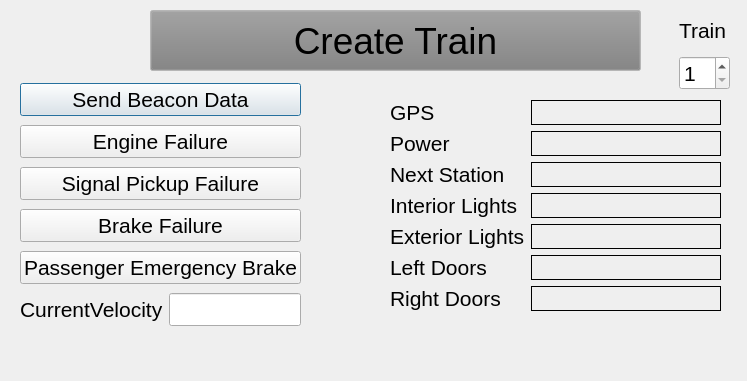
<?xml version="1.0" encoding="UTF-8"?>
<ui version="4.0">
 <class>Testui</class>
 <widget class="QDialog" name="Testui">
  <property name="geometry">
   <rect>
    <x>0</x>
    <y>0</y>
    <width>747</width>
    <height>381</height>
   </rect>
  </property>
  <property name="font">
   <font>
    <pointsize>16</pointsize>
   </font>
  </property>
  <property name="windowTitle">
   <string>Dialog</string>
  </property>
  <widget class="QWidget" name="formLayoutWidget">
   <property name="geometry">
    <rect>
     <x>390</x>
     <y>100</y>
     <width>331</width>
     <height>231</height>
    </rect>
   </property>
   <layout class="QFormLayout" name="formLayout">
    <item row="0" column="0">
     <widget class="QLabel" name="label">
      <property name="text">
       <string>GPS</string>
      </property>
     </widget>
    </item>
    <item row="1" column="0">
     <widget class="QLabel" name="label_2">
      <property name="text">
       <string>Power</string>
      </property>
     </widget>
    </item>
    <item row="2" column="0">
     <widget class="QLabel" name="label_8">
      <property name="text">
       <string>Next Station</string>
      </property>
     </widget>
    </item>
    <item row="3" column="0">
     <widget class="QLabel" name="label_3">
      <property name="text">
       <string>Interior Lights</string>
      </property>
     </widget>
    </item>
    <item row="4" column="0">
     <widget class="QLabel" name="label_4">
      <property name="text">
       <string>Exterior Lights</string>
      </property>
     </widget>
    </item>
    <item row="5" column="0">
     <widget class="QLabel" name="label_5">
      <property name="text">
       <string>Left Doors</string>
      </property>
     </widget>
    </item>
    <item row="6" column="0">
     <widget class="QLabel" name="label_6">
      <property name="text">
       <string>Right Doors</string>
      </property>
     </widget>
    </item>
    <item row="0" column="1">
     <widget class="QLabel" name="GPS">
      <property name="font">
       <font>
        <pointsize>12</pointsize>
       </font>
      </property>
      <property name="frameShape">
       <enum>QFrame::Box</enum>
      </property>
      <property name="text">
       <string/>
      </property>
     </widget>
    </item>
    <item row="1" column="1">
     <widget class="QLabel" name="Power">
      <property name="font">
       <font>
        <pointsize>12</pointsize>
       </font>
      </property>
      <property name="frameShape">
       <enum>QFrame::Box</enum>
      </property>
      <property name="text">
       <string/>
      </property>
     </widget>
    </item>
    <item row="2" column="1">
     <widget class="QLabel" name="NextStation">
      <property name="font">
       <font>
        <pointsize>12</pointsize>
       </font>
      </property>
      <property name="frameShape">
       <enum>QFrame::Box</enum>
      </property>
      <property name="text">
       <string/>
      </property>
     </widget>
    </item>
    <item row="3" column="1">
     <widget class="QLabel" name="InteriorLights">
      <property name="font">
       <font>
        <pointsize>12</pointsize>
       </font>
      </property>
      <property name="frameShape">
       <enum>QFrame::Box</enum>
      </property>
      <property name="text">
       <string/>
      </property>
     </widget>
    </item>
    <item row="4" column="1">
     <widget class="QLabel" name="ExteriorLights">
      <property name="font">
       <font>
        <pointsize>12</pointsize>
       </font>
      </property>
      <property name="frameShape">
       <enum>QFrame::Box</enum>
      </property>
      <property name="text">
       <string/>
      </property>
     </widget>
    </item>
    <item row="5" column="1">
     <widget class="QLabel" name="LeftDoors">
      <property name="font">
       <font>
        <pointsize>12</pointsize>
       </font>
      </property>
      <property name="frameShape">
       <enum>QFrame::Box</enum>
      </property>
      <property name="text">
       <string/>
      </property>
     </widget>
    </item>
    <item row="6" column="1">
     <widget class="QLabel" name="RightDoors">
      <property name="font">
       <font>
        <pointsize>12</pointsize>
       </font>
      </property>
      <property name="frameShape">
       <enum>QFrame::Box</enum>
      </property>
      <property name="text">
       <string/>
      </property>
     </widget>
    </item>
   </layout>
  </widget>
  <widget class="QWidget" name="verticalLayoutWidget">
   <property name="geometry">
    <rect>
     <x>20</x>
     <y>80</y>
     <width>281</width>
     <height>251</height>
    </rect>
   </property>
   <layout class="QVBoxLayout" name="verticalLayout">
    <item>
     <widget class="QPushButton" name="SendBeaconData">
      <property name="text">
       <string>Send Beacon Data</string>
      </property>
     </widget>
    </item>
    <item>
     <widget class="QPushButton" name="EngineFailure">
      <property name="text">
       <string>Engine Failure</string>
      </property>
     </widget>
    </item>
    <item>
     <widget class="QPushButton" name="SignalPickupFailure">
      <property name="text">
       <string>Signal Pickup Failure</string>
      </property>
     </widget>
    </item>
    <item>
     <widget class="QPushButton" name="BrakeFailure">
      <property name="text">
       <string>Brake Failure</string>
      </property>
     </widget>
    </item>
    <item>
     <widget class="QPushButton" name="passengerEmergencyBrake">
      <property name="text">
       <string>Passenger Emergency Brake</string>
      </property>
     </widget>
    </item>
    <item>
     <layout class="QHBoxLayout" name="horizontalLayout">
      <item>
       <widget class="QLabel" name="label_9">
        <property name="text">
         <string>CurrentVelocity</string>
        </property>
       </widget>
      </item>
      <item>
       <widget class="QLineEdit" name="currentVelocity"/>
      </item>
     </layout>
    </item>
   </layout>
  </widget>
  <widget class="QPushButton" name="makeTrain">
   <property name="geometry">
    <rect>
     <x>150</x>
     <y>10</y>
     <width>491</width>
     <height>61</height>
    </rect>
   </property>
   <property name="palette">
    <palette>
     <active>
      <colorrole role="WindowText">
       <brush brushstyle="SolidPattern">
        <color alpha="255">
         <red>0</red>
         <green>0</green>
         <blue>0</blue>
        </color>
       </brush>
      </colorrole>
      <colorrole role="Button">
       <brush brushstyle="SolidPattern">
        <color alpha="255">
         <red>170</red>
         <green>0</green>
         <blue>0</blue>
        </color>
       </brush>
      </colorrole>
      <colorrole role="Light">
       <brush brushstyle="SolidPattern">
        <color alpha="255">
         <red>255</red>
         <green>255</green>
         <blue>255</blue>
        </color>
       </brush>
      </colorrole>
      <colorrole role="Midlight">
       <brush brushstyle="SolidPattern">
        <color alpha="255">
         <red>255</red>
         <green>255</green>
         <blue>255</blue>
        </color>
       </brush>
      </colorrole>
      <colorrole role="Dark">
       <brush brushstyle="SolidPattern">
        <color alpha="255">
         <red>127</red>
         <green>127</green>
         <blue>127</blue>
        </color>
       </brush>
      </colorrole>
      <colorrole role="Mid">
       <brush brushstyle="SolidPattern">
        <color alpha="255">
         <red>170</red>
         <green>170</green>
         <blue>170</blue>
        </color>
       </brush>
      </colorrole>
      <colorrole role="Text">
       <brush brushstyle="SolidPattern">
        <color alpha="255">
         <red>0</red>
         <green>0</green>
         <blue>0</blue>
        </color>
       </brush>
      </colorrole>
      <colorrole role="BrightText">
       <brush brushstyle="SolidPattern">
        <color alpha="255">
         <red>255</red>
         <green>255</green>
         <blue>255</blue>
        </color>
       </brush>
      </colorrole>
      <colorrole role="ButtonText">
       <brush brushstyle="SolidPattern">
        <color alpha="255">
         <red>0</red>
         <green>0</green>
         <blue>0</blue>
        </color>
       </brush>
      </colorrole>
      <colorrole role="Base">
       <brush brushstyle="SolidPattern">
        <color alpha="255">
         <red>255</red>
         <green>255</green>
         <blue>255</blue>
        </color>
       </brush>
      </colorrole>
      <colorrole role="Window">
       <brush brushstyle="SolidPattern">
        <color alpha="255">
         <red>255</red>
         <green>255</green>
         <blue>255</blue>
        </color>
       </brush>
      </colorrole>
      <colorrole role="Shadow">
       <brush brushstyle="SolidPattern">
        <color alpha="255">
         <red>0</red>
         <green>0</green>
         <blue>0</blue>
        </color>
       </brush>
      </colorrole>
      <colorrole role="AlternateBase">
       <brush brushstyle="SolidPattern">
        <color alpha="255">
         <red>255</red>
         <green>255</green>
         <blue>255</blue>
        </color>
       </brush>
      </colorrole>
      <colorrole role="ToolTipBase">
       <brush brushstyle="SolidPattern">
        <color alpha="255">
         <red>255</red>
         <green>255</green>
         <blue>220</blue>
        </color>
       </brush>
      </colorrole>
      <colorrole role="ToolTipText">
       <brush brushstyle="SolidPattern">
        <color alpha="255">
         <red>0</red>
         <green>0</green>
         <blue>0</blue>
        </color>
       </brush>
      </colorrole>
      <colorrole role="PlaceholderText">
       <brush brushstyle="SolidPattern">
        <color alpha="128">
         <red>0</red>
         <green>0</green>
         <blue>0</blue>
        </color>
       </brush>
      </colorrole>
     </active>
     <inactive>
      <colorrole role="WindowText">
       <brush brushstyle="SolidPattern">
        <color alpha="255">
         <red>0</red>
         <green>0</green>
         <blue>0</blue>
        </color>
       </brush>
      </colorrole>
      <colorrole role="Button">
       <brush brushstyle="SolidPattern">
        <color alpha="255">
         <red>127</red>
         <green>127</green>
         <blue>127</blue>
        </color>
       </brush>
      </colorrole>
      <colorrole role="Light">
       <brush brushstyle="SolidPattern">
        <color alpha="255">
         <red>255</red>
         <green>255</green>
         <blue>255</blue>
        </color>
       </brush>
      </colorrole>
      <colorrole role="Midlight">
       <brush brushstyle="SolidPattern">
        <color alpha="255">
         <red>255</red>
         <green>255</green>
         <blue>255</blue>
        </color>
       </brush>
      </colorrole>
      <colorrole role="Dark">
       <brush brushstyle="SolidPattern">
        <color alpha="255">
         <red>127</red>
         <green>127</green>
         <blue>127</blue>
        </color>
       </brush>
      </colorrole>
      <colorrole role="Mid">
       <brush brushstyle="SolidPattern">
        <color alpha="255">
         <red>170</red>
         <green>170</green>
         <blue>170</blue>
        </color>
       </brush>
      </colorrole>
      <colorrole role="Text">
       <brush brushstyle="SolidPattern">
        <color alpha="255">
         <red>0</red>
         <green>0</green>
         <blue>0</blue>
        </color>
       </brush>
      </colorrole>
      <colorrole role="BrightText">
       <brush brushstyle="SolidPattern">
        <color alpha="255">
         <red>255</red>
         <green>255</green>
         <blue>255</blue>
        </color>
       </brush>
      </colorrole>
      <colorrole role="ButtonText">
       <brush brushstyle="SolidPattern">
        <color alpha="255">
         <red>0</red>
         <green>0</green>
         <blue>0</blue>
        </color>
       </brush>
      </colorrole>
      <colorrole role="Base">
       <brush brushstyle="SolidPattern">
        <color alpha="255">
         <red>255</red>
         <green>255</green>
         <blue>255</blue>
        </color>
       </brush>
      </colorrole>
      <colorrole role="Window">
       <brush brushstyle="SolidPattern">
        <color alpha="255">
         <red>255</red>
         <green>255</green>
         <blue>255</blue>
        </color>
       </brush>
      </colorrole>
      <colorrole role="Shadow">
       <brush brushstyle="SolidPattern">
        <color alpha="255">
         <red>0</red>
         <green>0</green>
         <blue>0</blue>
        </color>
       </brush>
      </colorrole>
      <colorrole role="AlternateBase">
       <brush brushstyle="SolidPattern">
        <color alpha="255">
         <red>255</red>
         <green>255</green>
         <blue>255</blue>
        </color>
       </brush>
      </colorrole>
      <colorrole role="ToolTipBase">
       <brush brushstyle="SolidPattern">
        <color alpha="255">
         <red>255</red>
         <green>255</green>
         <blue>220</blue>
        </color>
       </brush>
      </colorrole>
      <colorrole role="ToolTipText">
       <brush brushstyle="SolidPattern">
        <color alpha="255">
         <red>0</red>
         <green>0</green>
         <blue>0</blue>
        </color>
       </brush>
      </colorrole>
      <colorrole role="PlaceholderText">
       <brush brushstyle="SolidPattern">
        <color alpha="128">
         <red>0</red>
         <green>0</green>
         <blue>0</blue>
        </color>
       </brush>
      </colorrole>
     </inactive>
     <disabled>
      <colorrole role="WindowText">
       <brush brushstyle="SolidPattern">
        <color alpha="255">
         <red>127</red>
         <green>127</green>
         <blue>127</blue>
        </color>
       </brush>
      </colorrole>
      <colorrole role="Button">
       <brush brushstyle="SolidPattern">
        <color alpha="255">
         <red>244</red>
         <green>244</green>
         <blue>244</blue>
        </color>
       </brush>
      </colorrole>
      <colorrole role="Light">
       <brush brushstyle="SolidPattern">
        <color alpha="255">
         <red>255</red>
         <green>255</green>
         <blue>255</blue>
        </color>
       </brush>
      </colorrole>
      <colorrole role="Midlight">
       <brush brushstyle="SolidPattern">
        <color alpha="255">
         <red>255</red>
         <green>255</green>
         <blue>255</blue>
        </color>
       </brush>
      </colorrole>
      <colorrole role="Dark">
       <brush brushstyle="SolidPattern">
        <color alpha="255">
         <red>127</red>
         <green>127</green>
         <blue>127</blue>
        </color>
       </brush>
      </colorrole>
      <colorrole role="Mid">
       <brush brushstyle="SolidPattern">
        <color alpha="255">
         <red>170</red>
         <green>170</green>
         <blue>170</blue>
        </color>
       </brush>
      </colorrole>
      <colorrole role="Text">
       <brush brushstyle="SolidPattern">
        <color alpha="255">
         <red>127</red>
         <green>127</green>
         <blue>127</blue>
        </color>
       </brush>
      </colorrole>
      <colorrole role="BrightText">
       <brush brushstyle="SolidPattern">
        <color alpha="255">
         <red>255</red>
         <green>255</green>
         <blue>255</blue>
        </color>
       </brush>
      </colorrole>
      <colorrole role="ButtonText">
       <brush brushstyle="SolidPattern">
        <color alpha="255">
         <red>127</red>
         <green>127</green>
         <blue>127</blue>
        </color>
       </brush>
      </colorrole>
      <colorrole role="Base">
       <brush brushstyle="SolidPattern">
        <color alpha="255">
         <red>255</red>
         <green>255</green>
         <blue>255</blue>
        </color>
       </brush>
      </colorrole>
      <colorrole role="Window">
       <brush brushstyle="SolidPattern">
        <color alpha="255">
         <red>255</red>
         <green>255</green>
         <blue>255</blue>
        </color>
       </brush>
      </colorrole>
      <colorrole role="Shadow">
       <brush brushstyle="SolidPattern">
        <color alpha="255">
         <red>0</red>
         <green>0</green>
         <blue>0</blue>
        </color>
       </brush>
      </colorrole>
      <colorrole role="AlternateBase">
       <brush brushstyle="SolidPattern">
        <color alpha="255">
         <red>255</red>
         <green>255</green>
         <blue>255</blue>
        </color>
       </brush>
      </colorrole>
      <colorrole role="ToolTipBase">
       <brush brushstyle="SolidPattern">
        <color alpha="255">
         <red>255</red>
         <green>255</green>
         <blue>220</blue>
        </color>
       </brush>
      </colorrole>
      <colorrole role="ToolTipText">
       <brush brushstyle="SolidPattern">
        <color alpha="255">
         <red>0</red>
         <green>0</green>
         <blue>0</blue>
        </color>
       </brush>
      </colorrole>
      <colorrole role="PlaceholderText">
       <brush brushstyle="SolidPattern">
        <color alpha="128">
         <red>0</red>
         <green>0</green>
         <blue>0</blue>
        </color>
       </brush>
      </colorrole>
     </disabled>
    </palette>
   </property>
   <property name="font">
    <font>
     <pointsize>28</pointsize>
    </font>
   </property>
   <property name="acceptDrops">
    <bool>false</bool>
   </property>
   <property name="autoFillBackground">
    <bool>false</bool>
   </property>
   <property name="text">
    <string>Create Train</string>
   </property>
   <property name="checkable">
    <bool>false</bool>
   </property>
  </widget>
  <widget class="QWidget" name="verticalLayoutWidget_2">
   <property name="geometry">
    <rect>
     <x>679</x>
     <y>10</y>
     <width>51</width>
     <height>80</height>
    </rect>
   </property>
   <layout class="QVBoxLayout" name="verticalLayout_2">
    <item>
     <widget class="QLabel" name="label_7">
      <property name="text">
       <string>Train</string>
      </property>
     </widget>
    </item>
    <item>
     <widget class="QSpinBox" name="spinBox">
      <property name="minimum">
       <number>1</number>
      </property>
     </widget>
    </item>
   </layout>
  </widget>
 </widget>
 <resources/>
 <connections/>
</ui>
